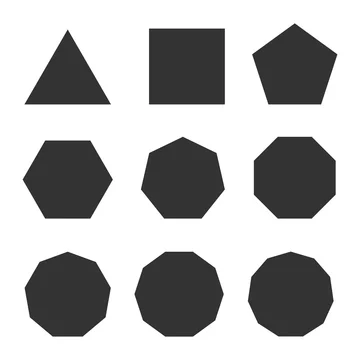
#> input picture test_data/allshape.jpg, 360 x 360 px; its folder holds only this picture in this run
$ python -i uxuitest.py   (imports and definitions only)
#> lines starting #> are read from the running program, lines starting #| are printed output that depends on the picture; after the words box and inside, x2 and y2 are one past the last pixel; in counts of white or black regions, pixels touching at a corner belong together
import tkinter as tk
from tkinter import filedialog
from tkinter.filedialog import askopenfile
from PIL import Image, ImageTk
import subprocess
import cv2 as cv

# [1 line not run here, left out]

def upload_file():
    global img, img_tk, result_tk
    #f_types = [('Jpg Files', '*.jpg'), ('Png Files', '*.png')]
    filename = filedialog.askopenfilename(filetypes=[])
#> the answer given: test_data/allshape.jpg
    img = cv.imread(filename)
#> img is the input picture: shape (360, 360, 3); mean B, G, R 181.4, 181.4, 181.4

    # Apply shape detection
    gray_img = cv.cvtColor(img, cv.COLOR_BGR2GRAY)
    gray = gray_img
    _, thresh_image = cv.threshold(gray, 220, 255, cv.THRESH_BINARY)
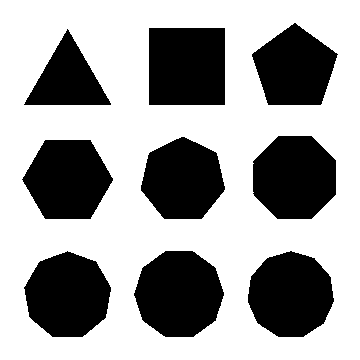
#> thresh_image: shape (360, 360); 63.3% white; 9 black regions
    contours, hierarchy = cv.findContours(thresh_image, cv.RETR_TREE, cv.CHAIN_APPROX_SIMPLE)
#> contours = 10 contours; largest, box (x1, y1, x2, y2) and area: (0, 0, 360, 360) 128881, (133, 250, 225, 338) 6092, (148, 27, 226, 106) 6004, (247, 250, 335, 338) 5801, (252, 135, 337, 220) 5778

    for i, contour in enumerate(contours):
        if i == 0:
            continue

        epsilon = 0.01*cv.arcLength(contour, True)
        approx = cv.approxPolyDP(contour, epsilon, True)

        cv.drawContours(img, contour, 0, (0,0,0), 4)

        x,y,w,h = cv.boundingRect(approx)
        x_mid = int(x + w/3)
        y_mid = int(y + h/1.5)

        coords = (x_mid, y_mid)
        colour = (0,0,0)
        font = cv.FONT_HERSHEY_DUPLEX

        if len(approx) == 3:
            cv.putText(img, "Triangle", coords, font, 1, colour, 1)
        elif len(approx) == 4:
            cv.putText(img, "Quadilateral", coords, font, 1, colour, 1)
        elif len(approx) == 5:
            cv.putText(img, "Pentagon", coords, font, 1, colour, 1)
        elif len(approx) == 6:
            cv.putText(img, "Hexagon", coords, font, 1, colour, 1)
        else:
            cv.putText(img, "Circle", coords, font, 1, colour, 1)
#> this loop made 10 passes
#> (epsilon, x, y, w, h, x_mid, y_mid) on passes 2, 3, 4, 5, 6, 7, 10: (2.88, 247, 250, 88, 88, 276, 308), (2.96, 133, 250, 92, 88, 163, 308), (2.89, 23, 250, 89, 88, 52, 308), (2.89, 21, 139, 93, 81, 52, 193), (2.79, 140, 136, 86, 84, 168, 192), (2.78, 252, 135, 85, 85, 280, 191), (2.82, 251, 22, 88, 84, 280, 78)
#> (epsilon, approx, x, y, w, h, x_mid, y_mid) on passes 8 to 9: (2.77, [[67, 28], [110, 105], [23, 104]], 23, 28, 88, 78, 52, 80), (3.08, [[148, 28], [224, 27], [225, 104], [149, 105]], 148, 27, 78, 79, 174, 79)
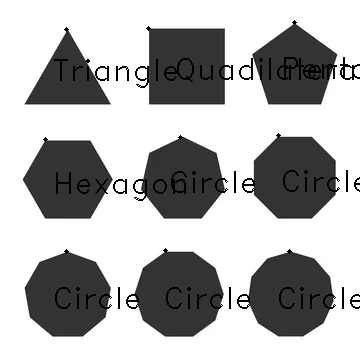
#> img: shape (360, 360, 3); 3.15% of pixels changed, all inside (x1, y1, x2, y2) = (43, 20, 360, 309)

    # Convert the image to a Tkinter PhotoImage and display it in the UI
    img = cv.cvtColor(img, cv.COLOR_BGR2RGB)
    img = Image.fromarray(img)
    img = img.resize((800,600))
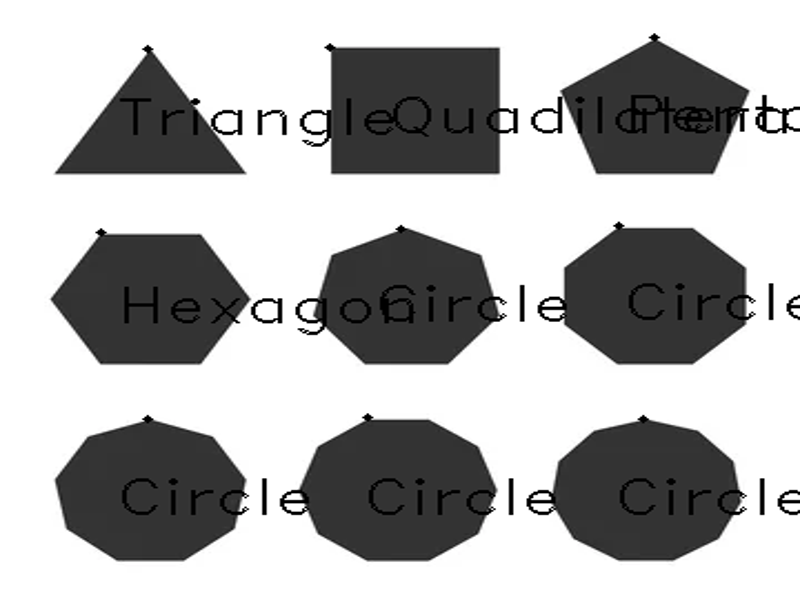
#> img: PIL image 800x600 RGB; mean R, G, B 177.4, 177.4, 177.4
    img_tk = ImageTk.PhotoImage(img)
#> (the run stopped early here; a loop or call above may not have finished)
